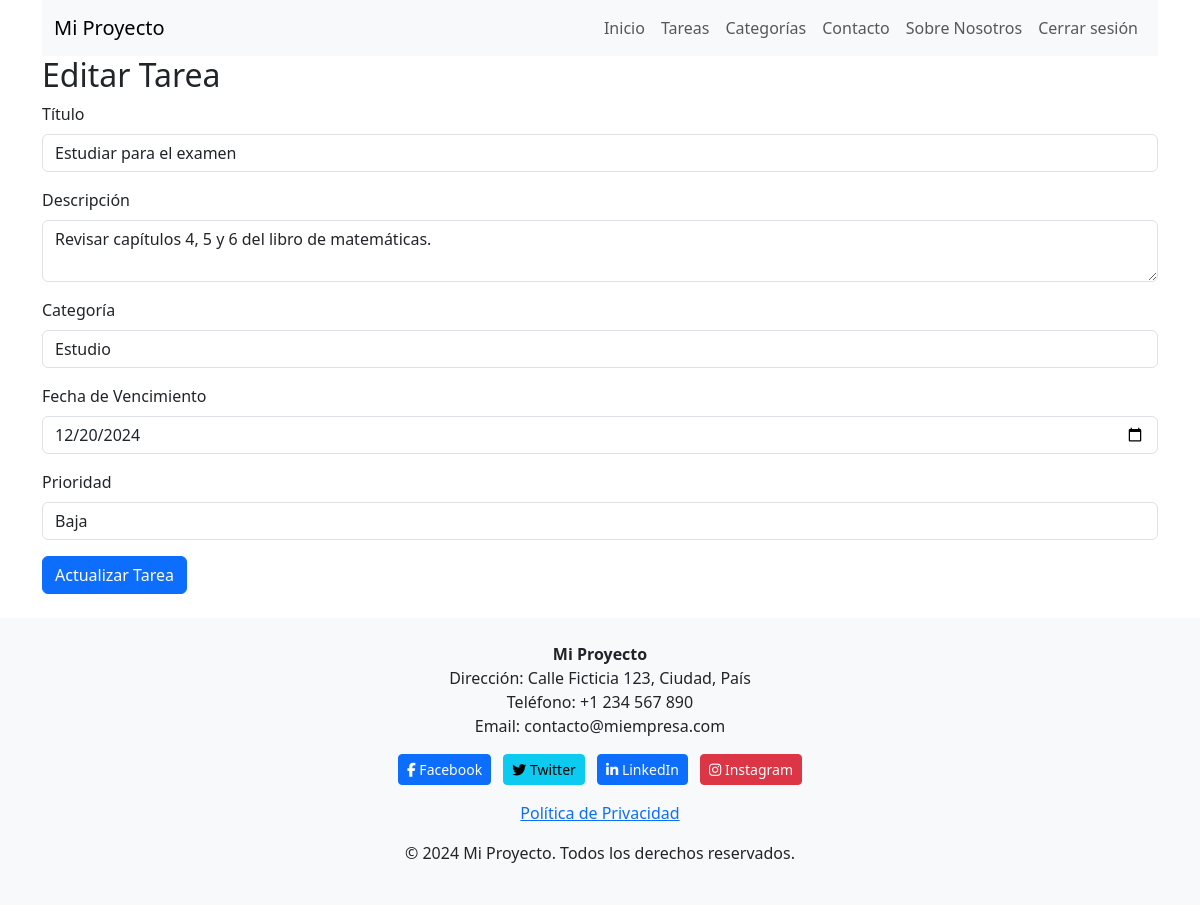
Page /views/edit_task.php?id=3 (signed in) on the committed database.
### tables this page shows
CREATE TABLE IF NOT EXISTS `tareas` (
    id INT AUTO_INCREMENT PRIMARY KEY,
    nombre VARCHAR(100) NOT NULL,
    descripcion TEXT,
    fecha_vencimiento DATE,
    prioridad INT,
    id_usuario INT,
    id_categoria INT,
    status TINYINT(1) NOT NULL DEFAULT 1,   
    FOREIGN KEY (id_usuario) REFERENCES usuarios(id) ON DELETE CASCADE,
    FOREIGN KEY (id_categoria) REFERENCES categorias(id) ON DELETE CASCADE
);

CREATE TABLE IF NOT EXISTS `categorias` (
    id INT AUTO_INCREMENT PRIMARY KEY,
    nombre VARCHAR(50) NOT NULL,
    id_usuario INT,
    FOREIGN KEY (id_usuario) REFERENCES usuarios(id) ON DELETE CASCADE
);

### models/Model.php (called while the page is built, shortened)
<?php
class Model {
    public function __construct($pdo) {
        $this->db = $pdo;
    }
}
?>

### models/Tarea.php (called while the page is built, shortened)
<?php
require_once 'Model.php';
class Tarea extends Model {
    public function getTareaPorId($id) {
        $stmt = $this->db->prepare("SELECT * FROM tareas WHERE id = ?");
        $stmt->execute([$id]);
        return $stmt->fetch(PDO::FETCH_ASSOC);
    }
}
?>

### models/Categoria.php (called while the page is built, shortened)
<?php
require_once 'Model.php';
class Categoria extends Model {
    public function getCategoriasPorUsuario($usuarioId) {
        $stmt = $this->db->prepare("SELECT * FROM categorias WHERE id_usuario = ?");
        $stmt->execute([$usuarioId]);
        return $stmt->fetchAll();
    }
}
?>

### views/edit_task.php (the view, shortened to what this page needs)
<?php
require_once '../models/Tarea.php';
require_once '../models/Categoria.php';
require_once '../config/db.php';
$tareaModel = new Tarea($pdo);
$categoriaModel = new Categoria($pdo);
if (isset($_GET['id'])) {
    $tareaId = $_GET['id'];
    $tarea = $tareaModel->getTareaPorId($tareaId);
    $categorias = $categoriaModel->getCategoriasPorUsuario($_SESSION['usuario']['id']);
}
?>
<!DOCTYPE html>
<html lang="es">
<head>
    <link href="https://cdn.jsdelivr.net/npm/bootstrap@5.3.0-alpha3/dist/css/bootstrap.min.css" rel="stylesheet">
</head>
<body>
    <div class="container">
    <?php include('../views/header.php'); ?>
        <h2>Editar Tarea</h2>
        <form action="edit_task.php?id=<?php echo $tareaId; ?>" method="POST">
            <div class="mb-3">
                <label for="nombre" class="form-label">Título</label>
                <input type="text" name="nombre" id="nombre" class="form-control"
                    value="<?php echo htmlspecialchars($tarea['nombre']); ?>" required>
            </div>
            <div class="mb-3">
                <label for="descripcion" class="form-label">Descripción</label>
                <textarea name="descripcion" id="descripcion" class="form-control"
                    required><?php echo htmlspecialchars($tarea['descripcion']); ?></textarea>
            </div>
            <div class="mb-3">
                <label for="categoria_id" class="form-label">Categoría</label>
                <select name="categoria_id" id="categoria_id" class="form-control" required>
                    <?php foreach ($categorias as $categoria): ?>
                        <option value="<?php echo $categoria['id']; ?>" <?php echo ($categoria['id'] == $tarea['id_categoria']) ? 'selected' : ''; ?>>
                            <?php echo htmlspecialchars($categoria['nombre']); ?>
                        </option>
                    <?php endforeach; ?>
                </select>
            </div>
            <div class="mb-3">
                <label for="fecha_vencimiento" class="form-label">Fecha de Vencimiento</label>
                <input type="date" name="fecha_vencimiento" id="fecha_vencimiento" class="form-control"
                    value="<?php echo $tarea['fecha_vencimiento']; ?>" required>
            </div>
            <div class="mb-3">
                <label for="prioridad" class="form-label">Prioridad</label>
                <select name="prioridad" id="prioridad" class="form-control" required>
                    <option value="1" <?php echo $tarea['prioridad'] == 1 ? 'selected' : ''; ?>>Baja</option>
                </select>
            </div>
            <button type="submit" class="btn btn-primary">Actualizar Tarea</button>
        </form>
    </div>        <?php include('../views/footer.php'); ?>
</body>
</html>

### public/css/style.css (style rules this page uses)
html, body { height: 100%; margin: 0; }
body { display: flex; flex-direction: column; }
.container { flex: 1; }

### rows in the picture
tareas: nombre "Estudiar para el examen", descripcion "Revisar capítulos 4, 5 y 6 del libro de matemáticas.", categoria_id "Estudio", fecha_vencimiento "12/20/2024", prioridad "Baja"
